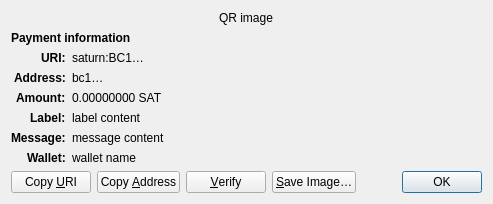
<?xml version="1.0" encoding="UTF-8"?>
<ui version="4.0">
 <class>ReceiveRequestDialog</class>
 <widget class="QDialog" name="ReceiveRequestDialog">
  <property name="geometry">
   <rect>
    <x>0</x>
    <y>0</y>
    <width>413</width>
    <height>229</height>
   </rect>
  </property>
  <property name="windowTitle">
   <string>Request payment to …</string>
  </property>
  <layout class="QGridLayout" name="gridLayout" columnstretch="0,1">
   <property name="sizeConstraint">
    <enum>QLayout::SetFixedSize</enum>
   </property>
   <item row="0" column="0" colspan="2" alignment="Qt::AlignHCenter">
    <widget class="QRImageWidget" name="qr_code">
     <property name="text">
      <string notr="true">QR image</string>
     </property>
     <property name="textInteractionFlags">
      <set>Qt::NoTextInteraction</set>
     </property>
    </widget>
   </item>
   <item row="1" column="0" colspan="2">
    <widget class="QLabel" name="payment_header">
     <property name="font">
      <font>
       <weight>75</weight>
       <bold>true</bold>
      </font>
     </property>
     <property name="text">
      <string>Payment information</string>
     </property>
     <property name="textInteractionFlags">
      <set>Qt::NoTextInteraction</set>
     </property>
    </widget>
   </item>
   <item row="2" column="0" alignment="Qt::AlignRight|Qt::AlignTop">
    <widget class="QLabel" name="uri_tag">
     <property name="font">
      <font>
       <weight>75</weight>
       <bold>true</bold>
      </font>
     </property>
     <property name="text">
      <string notr="true">URI:</string>
     </property>
     <property name="textFormat">
      <enum>Qt::PlainText</enum>
     </property>
     <property name="textInteractionFlags">
      <set>Qt::NoTextInteraction</set>
     </property>
    </widget>
   </item>
   <item row="2" column="1" alignment="Qt::AlignTop">
    <widget class="QLabel" name="uri_content">
     <property name="text">
      <string notr="true">saturn:BC1…</string>
     </property>
     <property name="textFormat">
      <enum>Qt::RichText</enum>
     </property>
     <property name="wordWrap">
      <bool>true</bool>
     </property>
     <property name="textInteractionFlags">
      <set>Qt::TextSelectableByMouse</set>
     </property>
    </widget>
   </item>
   <item row="3" column="0" alignment="Qt::AlignRight|Qt::AlignTop">
    <widget class="QLabel" name="address_tag">
     <property name="font">
      <font>
       <weight>75</weight>
       <bold>true</bold>
      </font>
     </property>
     <property name="text">
      <string>Address:</string>
     </property>
     <property name="textInteractionFlags">
      <set>Qt::NoTextInteraction</set>
     </property>
    </widget>
   </item>
   <item row="3" column="1" alignment="Qt::AlignTop">
    <widget class="QLabel" name="address_content">
     <property name="text">
      <string notr="true">bc1…</string>
     </property>
     <property name="textFormat">
      <enum>Qt::PlainText</enum>
     </property>
     <property name="textInteractionFlags">
      <set>Qt::TextSelectableByMouse</set>
     </property>
    </widget>
   </item>
   <item row="4" column="0" alignment="Qt::AlignRight|Qt::AlignTop">
    <widget class="QLabel" name="amount_tag">
     <property name="font">
      <font>
       <weight>75</weight>
       <bold>true</bold>
      </font>
     </property>
     <property name="text">
      <string>Amount:</string>
     </property>
     <property name="textInteractionFlags">
      <set>Qt::NoTextInteraction</set>
     </property>
    </widget>
   </item>
   <item row="4" column="1" alignment="Qt::AlignTop">
    <widget class="QLabel" name="amount_content">
     <property name="text">
      <string notr="true">0.00000000 SAT</string>
     </property>
     <property name="textFormat">
      <enum>Qt::PlainText</enum>
     </property>
     <property name="textInteractionFlags">
      <set>Qt::TextSelectableByMouse</set>
     </property>
    </widget>
   </item>
   <item row="5" column="0" alignment="Qt::AlignRight|Qt::AlignTop">
    <widget class="QLabel" name="label_tag">
     <property name="font">
      <font>
       <weight>75</weight>
       <bold>true</bold>
      </font>
     </property>
     <property name="text">
      <string>Label:</string>
     </property>
     <property name="textInteractionFlags">
      <set>Qt::NoTextInteraction</set>
     </property>
    </widget>
   </item>
   <item row="5" column="1" alignment="Qt::AlignTop">
    <widget class="QLabel" name="label_content">
     <property name="text">
      <string notr="true">label content</string>
     </property>
     <property name="textFormat">
      <enum>Qt::PlainText</enum>
     </property>
     <property name="wordWrap">
      <bool>true</bool>
     </property>
     <property name="textInteractionFlags">
      <set>Qt::TextSelectableByMouse</set>
     </property>
    </widget>
   </item>
   <item row="6" column="0" alignment="Qt::AlignRight|Qt::AlignTop">
    <widget class="QLabel" name="message_tag">
     <property name="font">
      <font>
       <weight>75</weight>
       <bold>true</bold>
      </font>
     </property>
     <property name="text">
      <string>Message:</string>
     </property>
     <property name="textInteractionFlags">
      <set>Qt::NoTextInteraction</set>
     </property>
    </widget>
   </item>
   <item row="6" column="1" alignment="Qt::AlignTop">
    <widget class="QLabel" name="message_content">
     <property name="text">
      <string notr="true">message content</string>
     </property>
     <property name="textFormat">
      <enum>Qt::PlainText</enum>
     </property>
     <property name="wordWrap">
      <bool>true</bool>
     </property>
     <property name="textInteractionFlags">
      <set>Qt::TextSelectableByMouse</set>
     </property>
    </widget>
   </item>
   <item row="7" column="0" alignment="Qt::AlignRight|Qt::AlignTop">
    <widget class="QLabel" name="wallet_tag">
     <property name="font">
      <font>
       <weight>75</weight>
       <bold>true</bold>
      </font>
     </property>
     <property name="text">
      <string>Wallet:</string>
     </property>
     <property name="textInteractionFlags">
      <set>Qt::NoTextInteraction</set>
     </property>
    </widget>
   </item>
   <item row="7" column="1" alignment="Qt::AlignTop">
    <widget class="QLabel" name="wallet_content">
     <property name="text">
      <string notr="true">wallet name</string>
     </property>
     <property name="textFormat">
      <enum>Qt::PlainText</enum>
     </property>
     <property name="wordWrap">
      <bool>true</bool>
     </property>
     <property name="textInteractionFlags">
      <set>Qt::TextSelectableByMouse</set>
     </property>
    </widget>
   </item>
   <item row="8" column="0" colspan="2">
    <layout class="QHBoxLayout" name="horizontalLayout">
     <item>
      <widget class="QPushButton" name="btnCopyURI">
       <property name="text">
        <string>Copy &amp;URI</string>
       </property>
       <property name="autoDefault">
        <bool>false</bool>
       </property>
      </widget>
     </item>
     <item>
      <widget class="QPushButton" name="btnCopyAddress">
       <property name="text">
        <string>Copy &amp;Address</string>
       </property>
       <property name="autoDefault">
        <bool>false</bool>
       </property>
      </widget>
     </item>
     <item>
      <widget class="QPushButton" name="btnVerify">
       <property name="text">
        <string>&amp;Verify</string>
       </property>
       <property name="toolTip">
        <string>Verify this address on e.g. a hardware wallet screen</string>
       </property>
       <property name="autoDefault">
        <bool>false</bool>
       </property>
      </widget>
     </item>
     <item>
      <widget class="QPushButton" name="btnSaveAs">
       <property name="text">
        <string>&amp;Save Image…</string>
       </property>
       <property name="autoDefault">
        <bool>false</bool>
       </property>
      </widget>
     </item>
     <item>
      <spacer name="horizontalSpacer_2">
       <property name="orientation">
        <enum>Qt::Horizontal</enum>
       </property>
       <property name="sizeHint" stdset="0">
        <size>
         <width>40</width>
         <height>20</height>
        </size>
       </property>
      </spacer>
     </item>
     <item>
      <widget class="QDialogButtonBox" name="buttonBox">
       <property name="focusPolicy">
        <enum>Qt::StrongFocus</enum>
       </property>
       <property name="standardButtons">
        <set>QDialogButtonBox::Ok</set>
       </property>
      </widget>
     </item>
    </layout>
   </item>
  </layout>
 </widget>
 <customwidgets>
  <customwidget>
   <class>QRImageWidget</class>
   <extends>QLabel</extends>
   <header>qt/qrimagewidget.h</header>
  </customwidget>
 </customwidgets>
 <tabstops>
  <tabstop>buttonBox</tabstop>
  <tabstop>btnCopyURI</tabstop>
  <tabstop>btnCopyAddress</tabstop>
  <tabstop>btnSaveAs</tabstop>
 </tabstops>
 <resources/>
 <connections>
  <connection>
   <sender>buttonBox</sender>
   <signal>accepted()</signal>
   <receiver>ReceiveRequestDialog</receiver>
   <slot>accept()</slot>
   <hints>
    <hint type="sourcelabel">
     <x>135</x>
     <y>230</y>
    </hint>
    <hint type="destinationlabel">
     <x>135</x>
     <y>126</y>
    </hint>
   </hints>
  </connection>
 </connections>
</ui>
